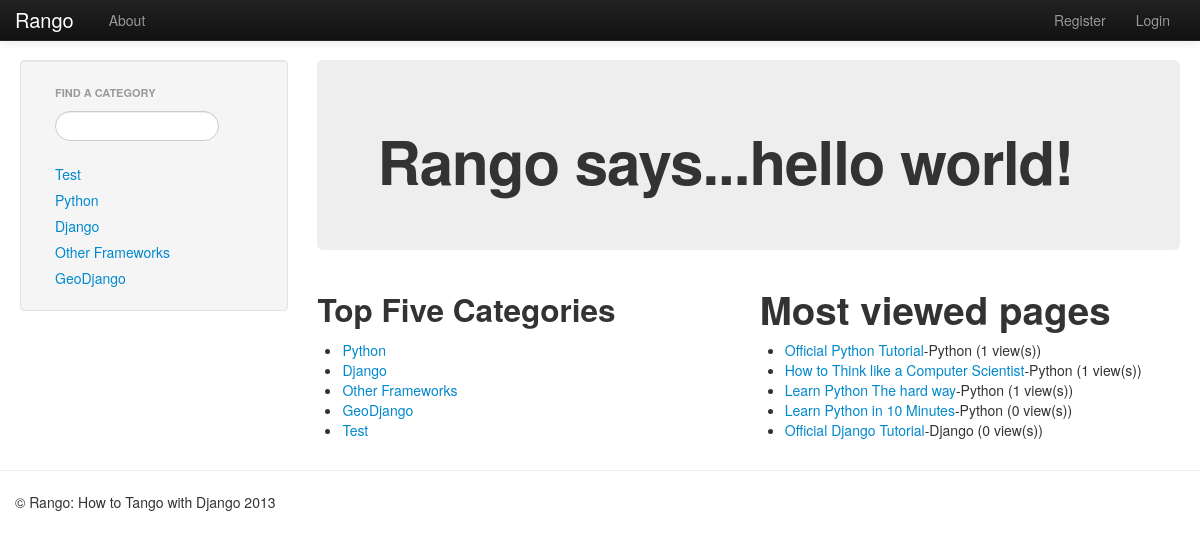
Screenshot of /rango/ with the database file from the repository.
### rango/models.py (models this page shows, shortened)
class Category(models.Model):
	name=models.CharField(max_length=128,unique=True)
	views=models.IntegerField(default=0)
	likes=models.IntegerField(default=0)
	def __unicode__(self):
		return self.name

class Page(models.Model):
	category=models.ForeignKey(Category)
	title = models.CharField(max_length=128)
	url = models.URLField()
	views = models.IntegerField(default=0)

### rango/views.py (the view)
def index(request):
	context=RequestContext(request)
	category_list=Category.objects.order_by('-likes')[:5]
	page_list=Page.objects.order_by('-views')[:5]
	cat_list=get_category_list()
	context_dict = {'categories':category_list,'pages':page_list,'cat_list':cat_list}
	for category in category_list:
		category.url=category.name.replace(' ','_')
	if request.session.get('last_visit'):
		last_visit_time = request.session.get('last_visit')
		visits = request.session.get('visits',0)
		if (datetime.now()-datetime.strptime(last_visit_time[:-7],"%Y-%m-%d %H:%M:%S")).days>0:
			request.session['visits']=visits+1
			request.session['last_visit']=str(datetime.now())
	else:
		request.session['last_visit']=str(datetime.now())
		request.session['visits']=1
	return render_to_response('rango/index.html',context_dict,context)

### rango/views.py (called while the page is built)
def get_category_list(max_results=0,starts_with=''):
	cat_list=[]
	if starts_with:
		cat_list=Category.objects.filter(name__istartswith=starts_with)
	else:
		cat_list=Category.objects.all()
	if max_results>0:
		if len(cat_list) > max_results:
			cat_list=cat_list[:max_results]
	for category in cat_list:
		category.url=category.name.replace(' ','_')
	return cat_list

### templates/rango/index.html (shortened to what this page needs)
{% extends 'rango/base.html'%}
{% load static %}
{% block body_block %}
<div class="hero-unit">
	{% if user.is_authenticated %}
	<h1>Rango says...hello {{ user.username }} </h1>
	{% else %}
	<h1>Rango says...hello world!</h1>
	{% endif %}
</div>
<div class="row-fluid">
	<div class="span6">
		<h2>Top Five Categories</h2>
		{% if categories %}
			<ul>
				{% for category in categories %}
				<li><a href="/rango/category/{{category.url}}">{{category.name}}</a></li>
				{% endfor %}
			</ul>
		{% else %}
			<strong>There are no categories present.</strong>
		{% endif %}
	</div>
	<div class="span6">
		<h1>Most viewed pages</h1>
		{% if pages %}
			<ul>
				{% for page in pages %}
				<li><a href="{{page.url}}">{{page.title}}</a>-{{page.category}} ({{page.views}} view(s))</li>
				{% endfor %}
			</ul>
		{% else %}
			<strong>There are no pages present.</strong>
		{% endif %}
	</div>
</div>
{% endblock %}

### templates/rango/base.html (shortened to what this page needs)
<!DOCTYPE html>
{% load static %}
<html>
<head>
	<link rel="stylesheet" type="text/css" href="{% static 'css/bootstrap-fluid-adj.css' %}">
	<link rel="stylesheet" type="text/css" href="{% static 'css/bootstrap.min.css' %}" media="screen">
	<link rel="stylesheet" type="text/css" href="{% static 'css/bootstrap-responsive.css' %}">
</head>
<body>
	<div class="navbar navbar-inverse navbar-fixed-top">
		<div class="navbar-inner">
			<div class="container">
				<a class="brand" href="{% url 'index' %}">Rango</a>
				<div class="nav-collapse collapse">
					<ul class="nav pull-right">
						{% if user.is_authenticated %}
						<li class="navbar-text">Welcome, {{ user.username }}</li>
						<li><a href="{% url 'profile' %}">Profile</a></li>
						<li><a href="{% url 'logout' %}">Logout</a></li>
						{% else %}
						<li><a href="{% url 'register' %}">Register</a></li>
						<li><a href="{% url 'login' %}">Login</a></li>
						{% endif %}
					</ul>
					<ul class="nav">
						<li><a href="{% url 'about' %}">About</a></li>
					</ul>
				</div>
			</div>
		</div>
	</div>
	<div class="container-fluid">
		<div class="row-fluid">
			<div class="span3">
				<div class="well sidebar-nav">
					<ul class="nav nav-list">
						<li class="nav-header">Find a Category</li>
						<form>
							<li><input class="search-query span10" type="text" name="suggestion" value="" id="suggestion"/></li>
						</form>
					</ul>
					<div id="cats">
						{% if cat_list %}
						{% include "rango/category_list.html" %}
						{% endif %}
					</div>
				</div>
			</div>
			<div class="span9">
				{% block body_block %}This is body_block's default content.{% endblock %}
			</div>
		</div>
	</div>
	<hr/>
	<footer>
		<div class="container">
			<p>&COPY; Rango: How to Tango with Django 2013</p>
		</div>
	</footer>
</body>
</html>

### templates/rango/category_list.html
<ul class="nav nav-list">
	{% if cat_list %}
	{% for category in cat_list %}
	<li><a href="/rango/category/{{category.url}}">{{category.name}}</a></li>
	{% endfor %}
	{% else %}
	<li>No categories at present.</li>
	{% endif %}
</ul>

### rows the page displays
Category: name "Test"
Category: name "Python"
Category: name "Django"
Category: name "Other Frameworks"
Category: name "GeoDjango"
Page: title "Official Python Tutorial", category "Python", views "1"
Page: title "How to Think like a Computer Scientist", category "Python", views "1"
Page: title "Learn Python The hard way", category "Python", views "1"
Page: title "Learn Python in 10 Minutes", category "Python", views "0"
Page: title "Official Django Tutorial", category "Django", views "0"
